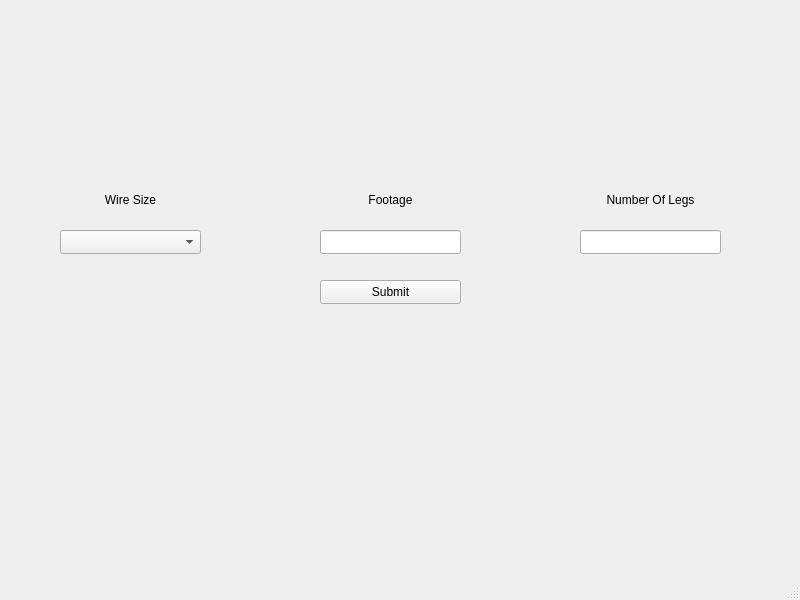
<?xml version="1.0" encoding="UTF-8"?>
<ui version="4.0">
 <class>MainWindow</class>
 <widget class="QMainWindow" name="MainWindow">
  <property name="geometry">
   <rect>
    <x>0</x>
    <y>0</y>
    <width>800</width>
    <height>600</height>
   </rect>
  </property>
  <property name="windowTitle">
   <string>MainWindow</string>
  </property>
  <widget class="QWidget" name="centralwidget">
   <widget class="QComboBox" name="comboBox">
    <property name="geometry">
     <rect>
      <x>60</x>
      <y>230</y>
      <width>141</width>
      <height>24</height>
     </rect>
    </property>
   </widget>
   <widget class="QLineEdit" name="footageInput">
    <property name="geometry">
     <rect>
      <x>320</x>
      <y>230</y>
      <width>141</width>
      <height>24</height>
     </rect>
    </property>
   </widget>
   <widget class="QLineEdit" name="numOfCablesInput">
    <property name="geometry">
     <rect>
      <x>580</x>
      <y>230</y>
      <width>141</width>
      <height>24</height>
     </rect>
    </property>
   </widget>
   <widget class="QPushButton" name="inputSubmit">
    <property name="geometry">
     <rect>
      <x>320</x>
      <y>280</y>
      <width>141</width>
      <height>24</height>
     </rect>
    </property>
    <property name="text">
     <string>Submit</string>
    </property>
   </widget>
   <widget class="QLabel" name="label">
    <property name="geometry">
     <rect>
      <x>320</x>
      <y>190</y>
      <width>141</width>
      <height>20</height>
     </rect>
    </property>
    <property name="text">
     <string>Footage</string>
    </property>
    <property name="alignment">
     <set>Qt::AlignmentFlag::AlignCenter</set>
    </property>
   </widget>
   <widget class="QLabel" name="label_2">
    <property name="geometry">
     <rect>
      <x>580</x>
      <y>190</y>
      <width>141</width>
      <height>20</height>
     </rect>
    </property>
    <property name="text">
     <string>Number Of Legs</string>
    </property>
    <property name="alignment">
     <set>Qt::AlignmentFlag::AlignCenter</set>
    </property>
   </widget>
   <widget class="QLabel" name="label_3">
    <property name="geometry">
     <rect>
      <x>60</x>
      <y>190</y>
      <width>141</width>
      <height>20</height>
     </rect>
    </property>
    <property name="text">
     <string>Wire Size</string>
    </property>
    <property name="alignment">
     <set>Qt::AlignmentFlag::AlignCenter</set>
    </property>
   </widget>
  </widget>
  <widget class="QMenuBar" name="menubar">
   <property name="geometry">
    <rect>
     <x>0</x>
     <y>0</y>
     <width>800</width>
     <height>21</height>
    </rect>
   </property>
  </widget>
  <widget class="QStatusBar" name="statusbar"/>
 </widget>
 <resources/>
 <connections/>
</ui>
